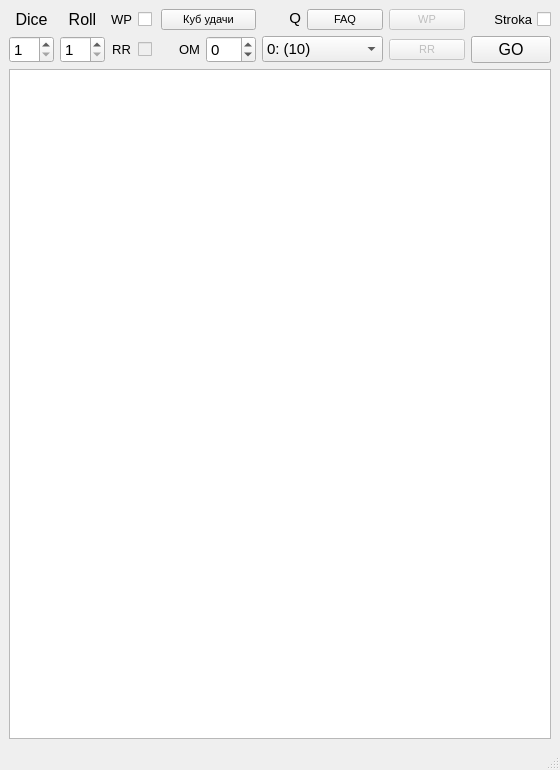
<?xml version="1.0" encoding="UTF-8"?>
<ui version="4.0">
 <class>MainWindow</class>
 <widget class="QMainWindow" name="MainWindow">
  <property name="geometry">
   <rect>
    <x>0</x>
    <y>0</y>
    <width>560</width>
    <height>770</height>
   </rect>
  </property>
  <property name="sizePolicy">
   <sizepolicy hsizetype="Preferred" vsizetype="Preferred">
    <horstretch>0</horstretch>
    <verstretch>0</verstretch>
   </sizepolicy>
  </property>
  <property name="minimumSize">
   <size>
    <width>560</width>
    <height>770</height>
   </size>
  </property>
  <property name="maximumSize">
   <size>
    <width>1920</width>
    <height>1080</height>
   </size>
  </property>
  <property name="windowTitle">
   <string>MainWindow</string>
  </property>
  <widget class="QWidget" name="centralwidget">
   <layout class="QGridLayout" name="gridLayout">
    <item row="3" column="12" colspan="2">
     <widget class="QPushButton" name="RunQt">
      <property name="enabled">
       <bool>true</bool>
      </property>
      <property name="font">
       <font>
        <pointsize>12</pointsize>
       </font>
      </property>
      <property name="toolTip">
       <string>Бросай!</string>
      </property>
      <property name="text">
       <string>GO</string>
      </property>
     </widget>
    </item>
    <item row="3" column="1">
     <widget class="QSpinBox" name="NumRollQt">
      <property name="font">
       <font>
        <pointsize>11</pointsize>
       </font>
      </property>
      <property name="toolTip">
       <string>Кол-во Бросков</string>
      </property>
      <property name="minimum">
       <number>1</number>
      </property>
      <property name="maximum">
       <number>50</number>
      </property>
     </widget>
    </item>
    <item row="0" column="1">
     <widget class="QLabel" name="label_2">
      <property name="font">
       <font>
        <pointsize>12</pointsize>
       </font>
      </property>
      <property name="toolTip">
       <string>Кол-во Бросков</string>
      </property>
      <property name="text">
       <string>Roll</string>
      </property>
      <property name="alignment">
       <set>Qt::AlignCenter</set>
      </property>
      <property name="buddy">
       <cstring>NumRollQt</cstring>
      </property>
     </widget>
    </item>
    <item row="0" column="0">
     <widget class="QLabel" name="label">
      <property name="font">
       <font>
        <pointsize>12</pointsize>
       </font>
      </property>
      <property name="toolTip">
       <string>Запас кубов</string>
      </property>
      <property name="text">
       <string>Dice</string>
      </property>
      <property name="alignment">
       <set>Qt::AlignCenter</set>
      </property>
      <property name="buddy">
       <cstring>DicePullQt</cstring>
      </property>
     </widget>
    </item>
    <item row="5" column="0" colspan="14">
     <widget class="QTextEdit" name="DetTextQt">
      <property name="minimumSize">
       <size>
        <width>540</width>
        <height>650</height>
       </size>
      </property>
      <property name="maximumSize">
       <size>
        <width>1900</width>
        <height>1000</height>
       </size>
      </property>
      <property name="font">
       <font>
        <pointsize>8</pointsize>
       </font>
      </property>
     </widget>
    </item>
    <item row="3" column="0">
     <widget class="QSpinBox" name="DicePullQt">
      <property name="font">
       <font>
        <pointsize>11</pointsize>
       </font>
      </property>
      <property name="toolTip">
       <string>Запас кубов</string>
      </property>
      <property name="minimum">
       <number>1</number>
      </property>
     </widget>
    </item>
    <item row="0" column="12" colspan="2">
     <widget class="QCheckBox" name="StrQt">
      <property name="enabled">
       <bool>true</bool>
      </property>
      <property name="font">
       <font>
        <pointsize>10</pointsize>
       </font>
      </property>
      <property name="toolTip">
       <string>Генерировать каждый бросок отдельно
на длительном действии</string>
      </property>
      <property name="layoutDirection">
       <enum>Qt::RightToLeft</enum>
      </property>
      <property name="text">
       <string>Stroka</string>
      </property>
     </widget>
    </item>
    <item row="0" column="2">
     <widget class="QLabel" name="label_6">
      <property name="font">
       <font>
        <pointsize>10</pointsize>
       </font>
      </property>
      <property name="toolTip">
       <string>Трата ПСВ</string>
      </property>
      <property name="layoutDirection">
       <enum>Qt::RightToLeft</enum>
      </property>
      <property name="text">
       <string>WP</string>
      </property>
      <property name="alignment">
       <set>Qt::AlignRight|Qt::AlignTrailing|Qt::AlignVCenter</set>
      </property>
     </widget>
    </item>
    <item row="0" column="3">
     <widget class="QCheckBox" name="WPchQt">
      <property name="toolTip">
       <string>Трата ПСВ</string>
      </property>
      <property name="layoutDirection">
       <enum>Qt::LeftToRight</enum>
      </property>
      <property name="autoFillBackground">
       <bool>true</bool>
      </property>
      <property name="text">
       <string/>
      </property>
     </widget>
    </item>
    <item row="3" column="2">
     <widget class="QLabel" name="label_4">
      <property name="font">
       <font>
        <pointsize>10</pointsize>
       </font>
      </property>
      <property name="toolTip">
       <string>Переброс неудачных кубов</string>
      </property>
      <property name="text">
       <string>RR</string>
      </property>
      <property name="alignment">
       <set>Qt::AlignCenter</set>
      </property>
      <property name="buddy">
       <cstring>RRchQt</cstring>
      </property>
     </widget>
    </item>
    <item row="3" column="3">
     <widget class="QCheckBox" name="RRchQt">
      <property name="enabled">
       <bool>false</bool>
      </property>
      <property name="minimumSize">
       <size>
        <width>16</width>
        <height>16</height>
       </size>
      </property>
      <property name="maximumSize">
       <size>
        <width>100</width>
        <height>100</height>
       </size>
      </property>
      <property name="sizeIncrement">
       <size>
        <width>0</width>
        <height>0</height>
       </size>
      </property>
      <property name="baseSize">
       <size>
        <width>0</width>
        <height>0</height>
       </size>
      </property>
      <property name="font">
       <font>
        <pointsize>14</pointsize>
       </font>
      </property>
      <property name="toolTip">
       <string>Переброс неудачных кубов</string>
      </property>
      <property name="layoutDirection">
       <enum>Qt::LeftToRight</enum>
      </property>
      <property name="autoFillBackground">
       <bool>false</bool>
      </property>
      <property name="text">
       <string/>
      </property>
      <property name="iconSize">
       <size>
        <width>30</width>
        <height>30</height>
       </size>
      </property>
      <property name="tristate">
       <bool>false</bool>
      </property>
     </widget>
    </item>
    <item row="3" column="11">
     <widget class="QPushButton" name="RRstrQt">
      <property name="enabled">
       <bool>false</bool>
      </property>
      <property name="font">
       <font>
        <pointsize>8</pointsize>
       </font>
      </property>
      <property name="toolTip">
       <string>Трата ПСВ на переброс в единичном бросоке</string>
      </property>
      <property name="text">
       <string>RR</string>
      </property>
     </widget>
    </item>
    <item row="0" column="11">
     <widget class="QPushButton" name="WPstrQt">
      <property name="enabled">
       <bool>false</bool>
      </property>
      <property name="font">
       <font>
        <pointsize>8</pointsize>
       </font>
      </property>
      <property name="toolTip">
       <string>Трата ПСВ на +3 куба в единичном бросоке</string>
      </property>
      <property name="text">
       <string>WP</string>
      </property>
     </widget>
    </item>
    <item row="3" column="8" colspan="3">
     <widget class="QComboBox" name="QQt">
      <property name="enabled">
       <bool>true</bool>
      </property>
      <property name="font">
       <font>
        <pointsize>11</pointsize>
       </font>
      </property>
      <property name="toolTip">
       <string>Качество, Профа и т.д.
Определяет то, какие значения
добрасываются при выпадении успехов</string>
      </property>
      <property name="editable">
       <bool>false</bool>
      </property>
      <property name="currentIndex">
       <number>2</number>
      </property>
      <item>
       <property name="text">
        <string extracomment="Доброс 8, 9, и 10">+2: (8, 9, 10)</string>
       </property>
      </item>
      <item>
       <property name="text">
        <string extracomment="Доброс 9, и 10">+1: (9, 10)</string>
       </property>
      </item>
      <item>
       <property name="text">
        <string extracomment="Доброс 10">0: (10)</string>
       </property>
      </item>
      <item>
       <property name="text">
        <string extracomment="Без Добросов">-1: (-)</string>
       </property>
      </item>
      <item>
       <property name="text">
        <string extracomment="Без Доброса и вычитается успех">-2: (-1)</string>
       </property>
      </item>
     </widget>
    </item>
    <item row="0" column="8" colspan="2">
     <widget class="QLabel" name="label_3">
      <property name="font">
       <font>
        <pointsize>11</pointsize>
       </font>
      </property>
      <property name="toolTip">
       <string>Доброс</string>
      </property>
      <property name="text">
       <string>Q</string>
      </property>
      <property name="alignment">
       <set>Qt::AlignRight|Qt::AlignTop|Qt::AlignTrailing</set>
      </property>
      <property name="buddy">
       <cstring>QQt</cstring>
      </property>
     </widget>
    </item>
    <item row="3" column="6" colspan="2">
     <widget class="QSpinBox" name="OMQt">
      <property name="font">
       <font>
        <pointsize>11</pointsize>
       </font>
      </property>
      <property name="toolTip">
       <string>Количество
авто
успехов</string>
      </property>
      <property name="minimum">
       <number>-10</number>
      </property>
      <property name="maximum">
       <number>10</number>
      </property>
     </widget>
    </item>
    <item row="3" column="4" colspan="2">
     <widget class="QLabel" name="label_5">
      <property name="font">
       <font>
        <pointsize>10</pointsize>
       </font>
      </property>
      <property name="toolTip">
       <string>Количество
авто
успехов</string>
      </property>
      <property name="layoutDirection">
       <enum>Qt::RightToLeft</enum>
      </property>
      <property name="text">
       <string>OM</string>
      </property>
      <property name="alignment">
       <set>Qt::AlignRight|Qt::AlignTrailing|Qt::AlignVCenter</set>
      </property>
     </widget>
    </item>
    <item row="0" column="4" colspan="4">
     <widget class="QPushButton" name="LDQt">
      <property name="enabled">
       <bool>true</bool>
      </property>
      <property name="font">
       <font>
        <pointsize>8</pointsize>
       </font>
      </property>
      <property name="text">
       <string>Куб удачи</string>
      </property>
     </widget>
    </item>
    <item row="0" column="10">
     <widget class="QPushButton" name="FAQQt">
      <property name="enabled">
       <bool>true</bool>
      </property>
      <property name="font">
       <font>
        <pointsize>8</pointsize>
       </font>
      </property>
      <property name="toolTip">
       <string>Трата ПСВ на +3 куба в единичном бросоке</string>
      </property>
      <property name="text">
       <string>FAQ</string>
      </property>
     </widget>
    </item>
   </layout>
  </widget>
  <widget class="QStatusBar" name="statusbar"/>
 </widget>
 <tabstops>
  <tabstop>DicePullQt</tabstop>
  <tabstop>NumRollQt</tabstop>
  <tabstop>QQt</tabstop>
  <tabstop>StrQt</tabstop>
  <tabstop>RunQt</tabstop>
  <tabstop>DetTextQt</tabstop>
 </tabstops>
 <resources/>
 <connections/>
</ui>
